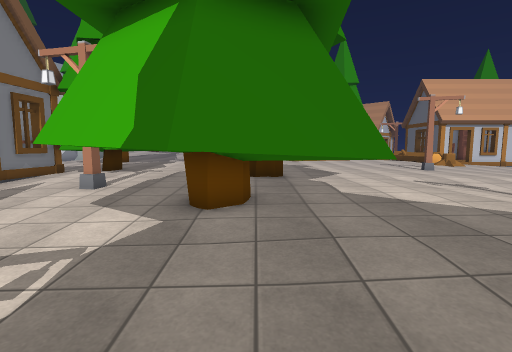
[1] (above)

24 first-person views from a walk through a Unity game level. The camera is 1.4 m above the floor, tilts 6° down and sees 85° across. The floor is counted in squares, 1 m on a side. Each view is taken from the middle of a square. On the plan, view 1 faces up. The plan holds only what a view shows up to about 14 squares ahead; the rest is blank. The place goes on beyond the plan. The player is left out. Some animated figures are left out. Some surface patterns are stand-ins.

[2]
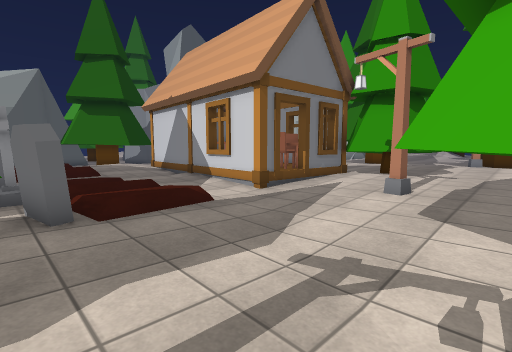

[3]
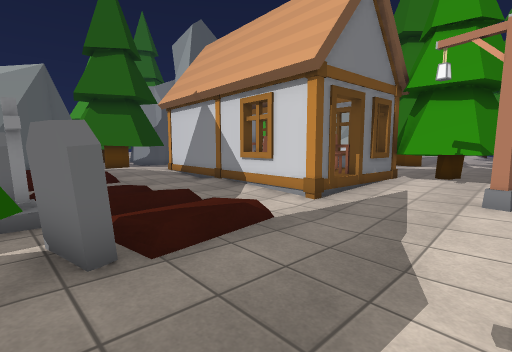

[4]
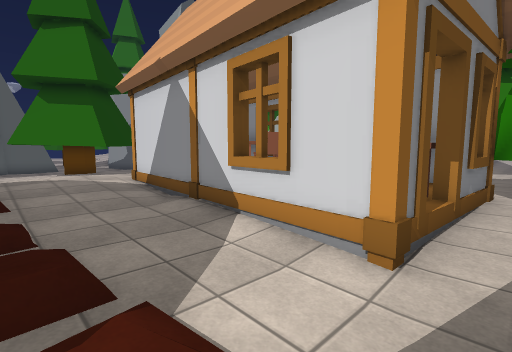

[5]
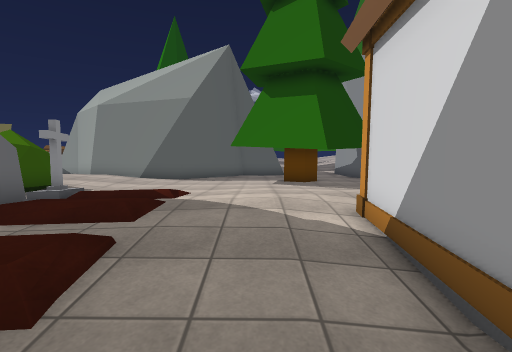

[6]
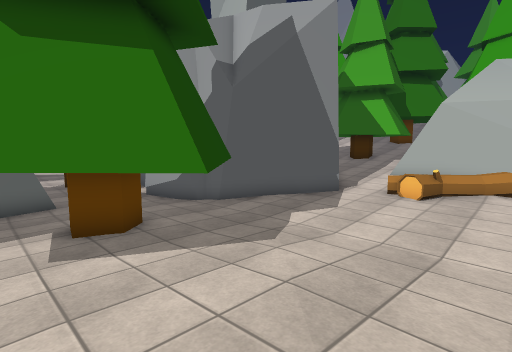

[7]
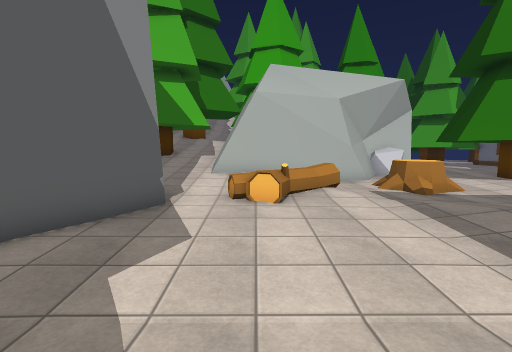

[8]
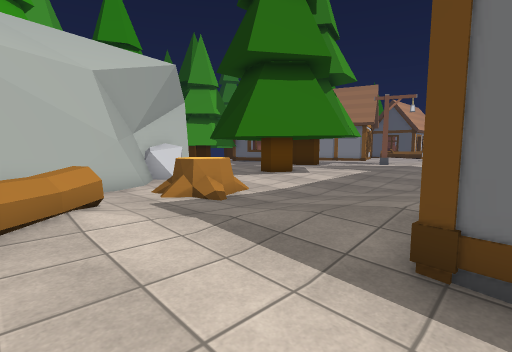

[9]
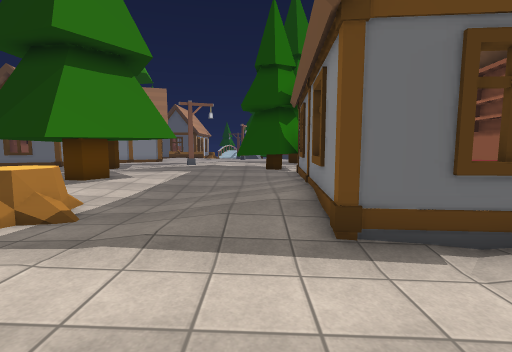

[10]
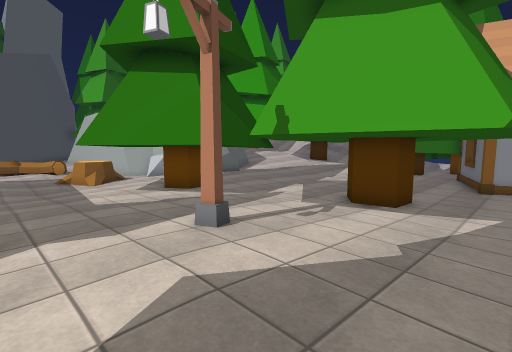

[11]
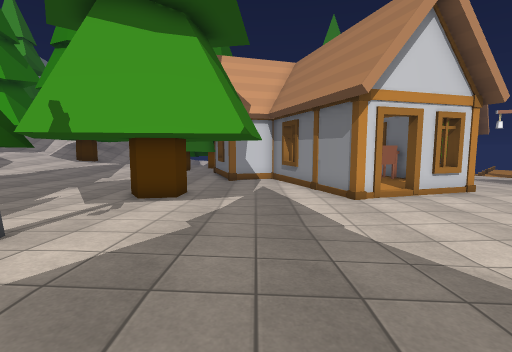

[12]
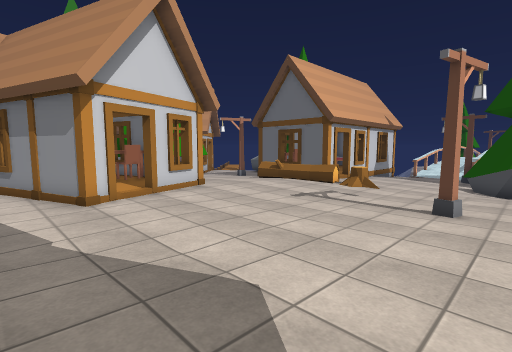

[13]
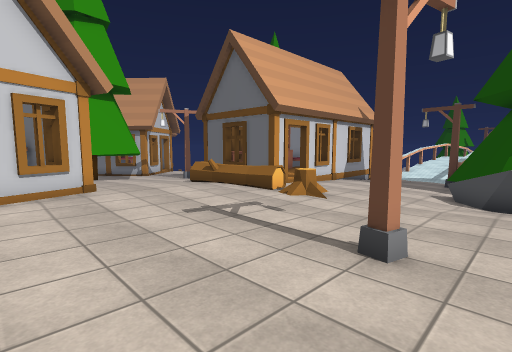

[14]
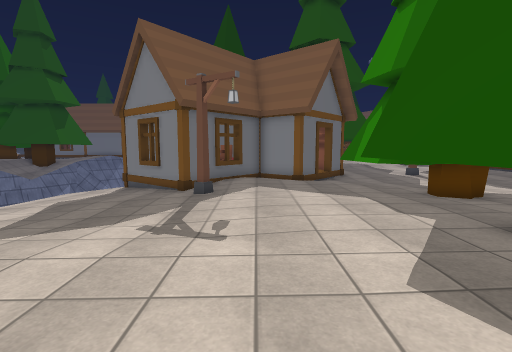

[15]
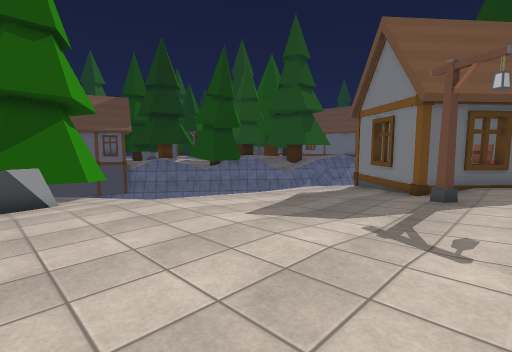

[16]
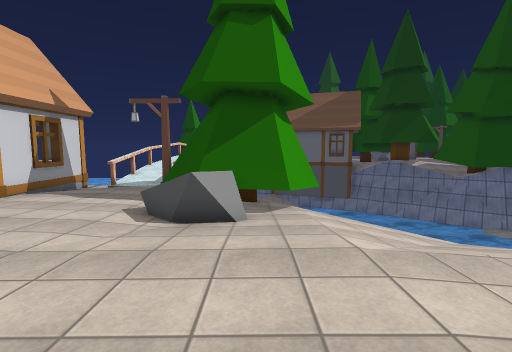

[17]
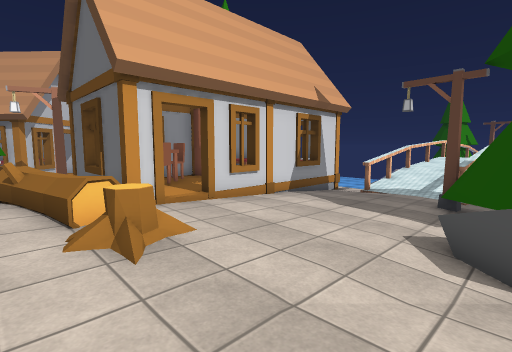

[18]
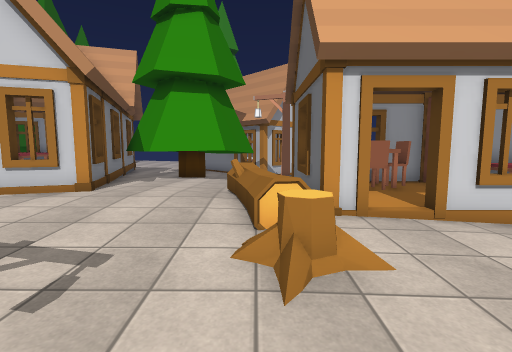

[19]
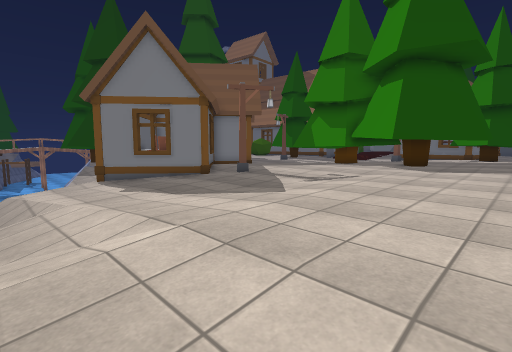

[20]
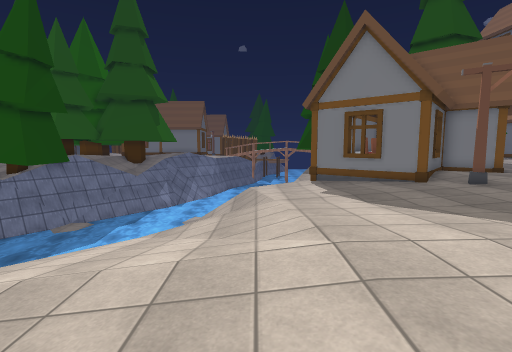

[21]
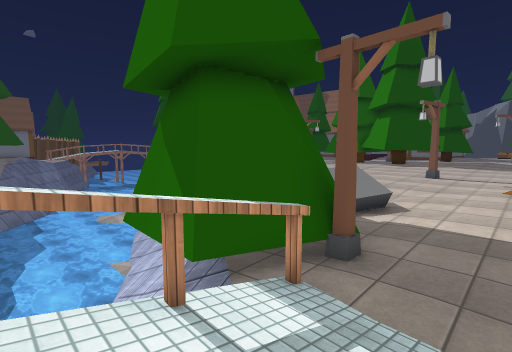

[22]
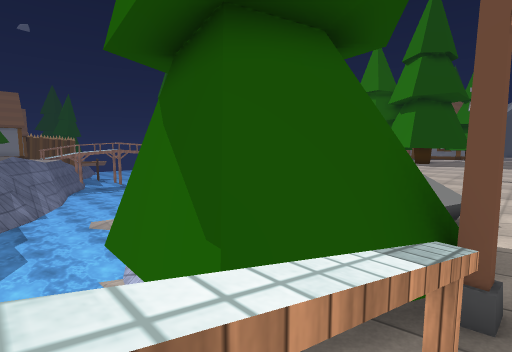

[23]
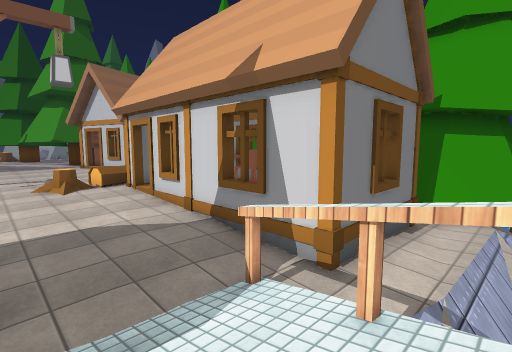

[24]
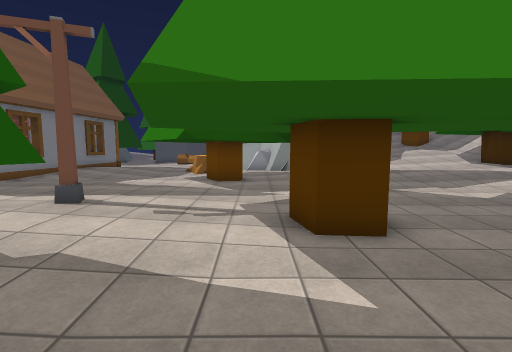

### Floor plan
Key: @ floor where view 1 was taken; # wall or solid block; . main floor; : floor 0.25 m higher than the main floor; - floor 0.25 m lower than the main floor; + floor 0.5 m higher than the main floor; _ floor 0.5 m lower than the main floor; * floor 0.75 m higher than the main floor; < floor 0.75 m lower than the main floor; % floor 1 m higher than the main floor; / step, stairs or slope; = window, fence, low wall or low ledge; ~ water the walk can cross; ≈ water the walk keeps out of; ^ raised ledge; v drop or lower ground; L lantern; T tree; H house; M tombstone; G log; R rock; S stump; O other object.
Columns run from 25 left of view 1 to 25 right of it. Each row starts with its distance up from view 1.
 33              T+
 32              ++/
 31              +::/     OH             HH
 30              +:::.    .H             H
 29              ::::... ..HH     HTTTTTT            T
 28              ::::.......H H  H TTTTTT          TTT
 27              ::::.......HHH  H HTTTTT          TTTT
 26              ::::..........  H H.T.--          TT<v
 25               :::..........H  HHH...-  HHHHH HH H<v
 24                ::..........H    H....  H HHH H  H<v
 23  T             :::...TT....HH   H:::. HHHH      H<v
 22 T%%      #RR#TTTTT...TT.....H HHH::::*H      HHHH<v
 21 *TT#    ##RR T::::T........:H::::::::*HH HHHHHHHH<v
 20 ++=######...T::TT:T:::::...:::::::::.+H.--H--HHHH<
 19 +++### ...S.T.:TT:T::::::...:::.......G.-----__^#^v
 18 ::::   ..SSS.T:::T:::::::::.:::.......S-------__//:
 17  :::  /..SS--.TTT::::L:::::::::.......-------___//:
 16   :: /:...---..T:::::::::::::::......-------_L_#-/:
 15  #::G/......--..:::::::::::::::......----//_TTT//^v
 14 ##.......::.....::TT ::: : ::::...L..---_//TTTTT
 13 #........:::::..:TTTT::::::::::.......--R RTTT##
 12 #......-H::::::::TTTT ::TTTT:::.......--__<TT##=
 11 --------HHHHHHHHHTTTT:: TTTTT::.......---_<TT#=/
 10 TT------H  H   HHHTT::   TTTT:.......--/////TT//
  9  -T.....HHH    HHH::::    TTT:..-------////// //
  8 T-TT.:::HHHH    HO.::L    TT::..-------////////≈
  7 TTTT.:::HHHHHHHHHH....T     :::..----__///// //≈≈≈
  6 T-.T:::::::......H....T TTTT:::..---___///////≈≈≈≈≈
  5  -T.::::::::.....---..TTTTTT:::.L---__<//// //~≈≈≈≈
  4 TTT..::::::::...//----TTTTTT.::.---___<//    ~~≈≈≈≈
  3 --...::::://:::   .-----TT....::HH-__<<//    ~~~≈≈≈
  2 --...             ..-------....HHHHH<<<///   ~~~≈≈~
  1 #-...          M.MM..------HHHHHHHHHH<<<//   ≈~~~~~
  0 #....        MMM MTT..---@ H HHHHH HH///      ≈~~~

Where each view was taken, in squares from view 1:
view 1: 0 up, 0 right, facing up
view 2: 0 up, 2 left, facing up-left
view 3: 0 up, 4 left, facing up-left
view 4: 3 up, 7 left, facing up-left
view 5: 5 up, 12 left, facing left
view 6: 5 up, 18 left, facing up-left
view 7: 8 up, 21 left, facing up
view 8: 11 up, 20 left, facing up-right
view 9: 13 up, 21 left, facing right
view 10: 14 up, 0 right, facing up-left
view 11: 13 up, 0 right, facing up
view 12: 13 up, 1 right, facing up-right
view 13: 13 up, 5 right, facing up-right
view 14: 14 up, 5 right, facing down
view 15: 14 up, 5 right, facing down-right
view 16: 12 up, 9 right, facing right
view 17: 14 up, 11 right, facing up-right
view 18: 15 up, 12 right, facing up
view 19: 14 up, 15 right, facing down-left
view 20: 14 up, 14 right, facing down
view 21: 18 up, 25 right, facing down-left
view 22: 16 up, 24 right, facing down-left
view 23: 16 up, 25 right, facing up-left
view 24: 21 up, 2 right, facing left
